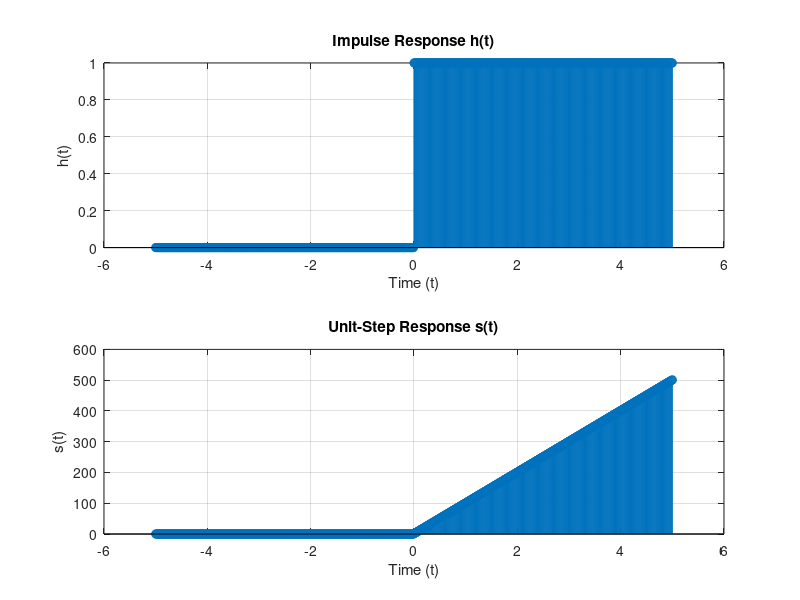

MATLAB code to generate this figure: (Note: this script raises an error after producing the figure.)
%Sampling Period
Ts = 0.01;
Tt = -5:Ts:5;

%define sequence responses

dirdelta = zeros(size(Tt));
dirdelta(Tt==0) = 1;

u = @(t) double(t>=0);

h_t = cumsum(dirdelta); %cumulative sum of dirac delta
s_t = cumsum(u(Tt)); %cumulative sum of heaviside step func



figure;

subplot(2,1,1);
stem(Tt, h_t);
title('Impulse Response h(t)');
xlabel('Time (t)');
ylabel('h(t)');
grid on;
subplot(2,1,2);
stem(Tt, s_t);
title('Unit-Step Response s(t)');
xlabel('Time (t)');
ylabel('s(t)');
grid on;

%--for part 2
figure ;
n = 0;
for i = 1:5
 f_1 = exp(-Tt * 0.05*n) .* u(Tt);
 sgtitle('Discrititzed Responses');
 subplot(5,2,2*i-1);
 stem(Tt, f_1);
 title(['Discritized impulse response with a =',num2str(n.*0.05)]);
 xlabel('n');
 ylabel('h[n]');
 f_2 = ((1-exp(-Tt * 0.05*i))/(0.05*i)) .* u(Tt);
 subplot(5,2,2*i);
 stem(Tt, f_2);
 title(['Discritized step response with a =',num2str(i.*0.05)]);
 xlabel('n');
 ylabel('h[n]');
 n = n+1;

end
